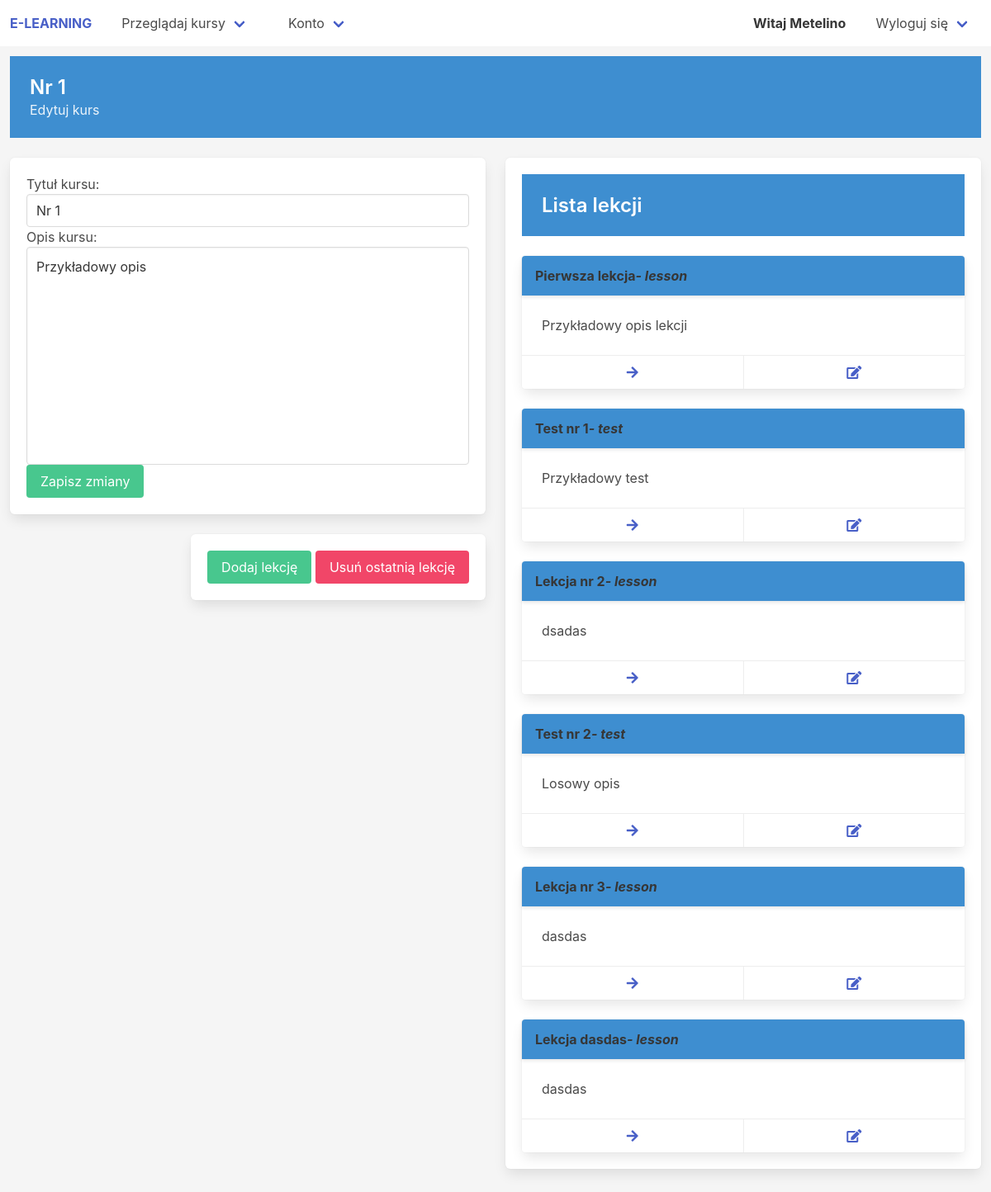
Page /courses/course-edit/nr-1 (signed in) on the committed database.
### courses/models.py (models this page shows, shortened)
class Course(models.Model):
    name = models.CharField(max_length=100)
    author = models.ForeignKey(User, on_delete=models.CASCADE, related_name='author_courses')
    desc = models.CharField(max_length=1000)
    slug = models.SlugField(allow_unicode=True, blank=True, unique=True, null=True)
    node_count = models.PositiveIntegerField(default=0)
    def get_last_node(self):
        try:
            return self.node_set.get(node_number=self.node_count-1).pk
        except:
            return None

class Node(models.Model):
    NODE_TYPE = [
        ('lesson', 'Lekcja'),
        ('test', 'Test')
    ]
    name = models.CharField(max_length=100)
    desc = models.CharField(max_length=200)
    content = models.CharField(max_length=2000, default='')
    slug = models.SlugField(allow_unicode=True, blank=True, null=True)
    node_type = models.CharField(choices=NODE_TYPE, default='lesson', max_length=20)
    course = models.ForeignKey(to='Course', on_delete=models.CASCADE)
    node_number = models.PositiveIntegerField(null=True)
    class Meta():
        unique_together = ['course', 'node_number']

### courses/views.py (the view)
# urls.py: path('course-edit/<course_slug>', course_edit, name='course_edit'),
@user_passes_test(lambda u: u.is_staff)
def course_edit(request, course_slug):
    course = Course.objects.get(slug=course_slug)
    if request.method == 'POST':
        form = CourseEditForm(request.POST)
        if form.is_valid():
            form = form.cleaned_data
            course.name = form['name']
            course.desc = form['desc']
            course.save()
            return render(request, 'courses/__message.html', {'type':'is-success', 'title':'Pomyślnie zmieniono opis!'})
        return render(request, 'courses/__message.html', {'type':'is-danger', 'title':'Nie udało się zmienić opisu!'})
    else:
        form = CourseForm(instance=course)
        lessons = course.node_set.all()
        return render(request, 'courses/course-edit.html', {'course':course , 'lessons':lessons, 'form':form})

### courses/forms.py
class CourseForm(forms.ModelForm):
    class Meta():
        model = Course
        fields = ['name', 'desc']
        labels = {
            'name' : 'Tytuł kursu',
            'desc' : 'Opis kursu'
        }
        widgets = {
            'name' : forms.TextInput(attrs = {'class' : 'input'}),
            'desc': forms.Textarea(attrs={'rows': 10, 'class':'textarea', 'style':'resize:none;'}),
        }

### templates/courses/course-edit.html (shortened to what this page needs)
{% extends "base.html" %}
{% load bulma_tags %}
{% block content %}
<section class="hero is-info is-small block">
    <div class="hero-body">
        <p class="title is-4">
            {{course.name}}
        </p>
        <p class="subtitle is-6">
            {% if user.is_staff %}
                Edytuj kurs
            {% else %}
                Przejrzyj wybrany kurs
            {% endif %}
        </p>
    </div>
</section>
<div class='columns'>
    <div class='column'>
        <div style='position:sticky; top:5%;'>
            <form class='box' method="POST" hx-swap='none' hx-post="{% url 'courses:course_edit' course.slug %}" >
                {{ form|bulma }}
                <input class='button is-success' type="submit" value="Zapisz zmiany">
            </form>
            <div class='is-pulled-right box'>
                <a href='{% url "courses:node_add" course_slug=course.slug %}' class='button is-success'>Dodaj lekcję</a>
                {% if course.node_count > 0 %}
                <button id='delete-lesson' hx-target='#lesson-list' hx-confirm="Czy napweno chcesz usunąć lekcję?"
                hx-delete='{% url "courses:node_delete" node_pk=course.get_last_node %}' class='button is-danger'>Usuń ostatnią lekcję</button>
                {% endif %}
            </div>
        </div>
    </div>
    <div class='column'>
        <div class='box'>
            <div class='hero block is-small is-info'>
                <div class='hero-body'>
                    <p class="title is-4">
                        Lista lekcji
                    </p>
                </div>
            </div>
            <div id='lesson-list'>
                {% include 'courses/__lesson_list.html' %}
            </div>
        </div>
    </div>
</div>
{% endblock %}

### templates/base.html (shortened to what this page needs)
<!DOCTYPE html>
{% load static %}
<html>
<head>
  <link rel="stylesheet" href="https://cdnjs.cloudflare.com/ajax/libs/font-awesome/5.15.3/css/all.min.css">
  <link rel="stylesheet" href='https://cdnjs.cloudflare.com/ajax/libs/bulma/0.9.2/css/bulma.min.css'>
  <link rel='stylesheet' href="{% static 'css/style.css' %}">
  <link rel='stylesheet' href="{% static 'css/anims.css' %}">
</head>
<body>
    <nav class="navbar" role="navigation" id="navbar">
      <div class="navbar-brand">
        <a class="navbar-item" href="{% url 'home' %}">
          <strong>E-LEARNING</strong>
        </a>
      </div>
      <div class='navbar-menu'>
        <div class="navbar-start">
            <div class='navbar-item is-hoverable'>
              <a href="{% url 'courses:course_list' %}" class="navbar-link">Przeglądaj kursy</a>
            </div>
            {% if user.is_authenticated %}
              <div class='navbar-item is-hoverable'>
                <a href="{% url 'accounts:profile' %}" class="navbar-link">Konto</a>
              </div>
            {% endif %}
        </div>
        <div class="navbar-end">
          {% if user.is_authenticated %}
            <div class='navbar-brand'>
              <div class="navbar-item"><strong>Witaj {{ user.username }}</strong></div>
            </div>
            <div class='navbar-item'>
              <a href="{% url 'accounts:logout' %}" class="navbar-link">Wyloguj się</a>
            </div>
          {% endif %}
        </div>
      </div>
    </nav>
    <div class="p-3 main-column" style='flex: 1'>
        {% block content %}
        {% endblock %}
</body>
</html>

### templates/courses/__lesson.html
<div class="card block{{class}}" _='{{script}}'>
    <header class="card-header has-background-info">
        <p class="card-header-title">
            {{ lesson.name }}<i> - {{ lesson.node_type }}</i>
        </p>
    </header>
    <div class="card-content">
        <div class="content">
            {{ lesson.desc }}
        </div>
    </div>
    {% if user.is_authenticated %}
    <footer class="card-footer">
        {% if user.is_staff %}
        <a href='{% url "courses:node_view" lesson.pk %}' class="card-footer-item"><i class="fas fa-arrow-right"></i></a>
        <a href='{% url "courses:node_edit" lesson.pk %}' class="card-footer-item"><i class="fas fa-edit"></i></a>
        {% elif lesson.course in user.profile.courses.all %}
            {% if lesson.node_number == 0 or lesson.get_prev in user.profile.nodes_passed.all %}
            <a href='{% url "courses:node_view" lesson.pk %}' class="card-footer-item"><i class="fas fa-arrow-right"></i></a>
            {% endif %}
        {% endif %}
    </footer>
    {% endif %}
</div>

### static/css/style.css (style rules this page uses)
html, body { min-height : 100vh; }
body { color : black; box-sizing: border-box; margin : 0px; display : flex; flex-direction: column; align-items: stretch; justify-content: center; align-content: center; background : hsl(0, 0%, 96%); }
.main-column { display : flex; flex-direction: column; align-items: stretch; justify-content: flex-start; background : hsl(0, 0%, 96%); }

### templates/base.html (style rules this page uses)
html, body { min-height : 100vh; }
body { color : black; box-sizing: border-box; margin : 0px; display : flex; flex-direction: column; align-items: stretch; justify-content: center; align-content: center; background : hsl(0, 0%, 96%); }
.main-column { display : flex; flex-direction: column; align-items: stretch; justify-content: flex-start; background : hsl(0, 0%, 96%); }

### rows in the picture
Course: name "Nr 1", desc "Przykładowy opis"
Node: name "Pierwsza lekcja", node_type "lesson", desc "Przykładowy opis lekcji"
Node: name "Test nr 1", node_type "test", desc "Przykładowy test"
Node: name "Lekcja nr 2", node_type "lesson", desc "dsadas"
Node: name "Test nr 2", node_type "test", desc "Losowy opis"
Node: name "Lekcja nr 3", node_type "lesson", desc "dasdas"
Node: name "Lekcja dasdas", node_type "lesson", desc "dasdas"

### other values in the picture
{{ user.username }} "Metelino"
